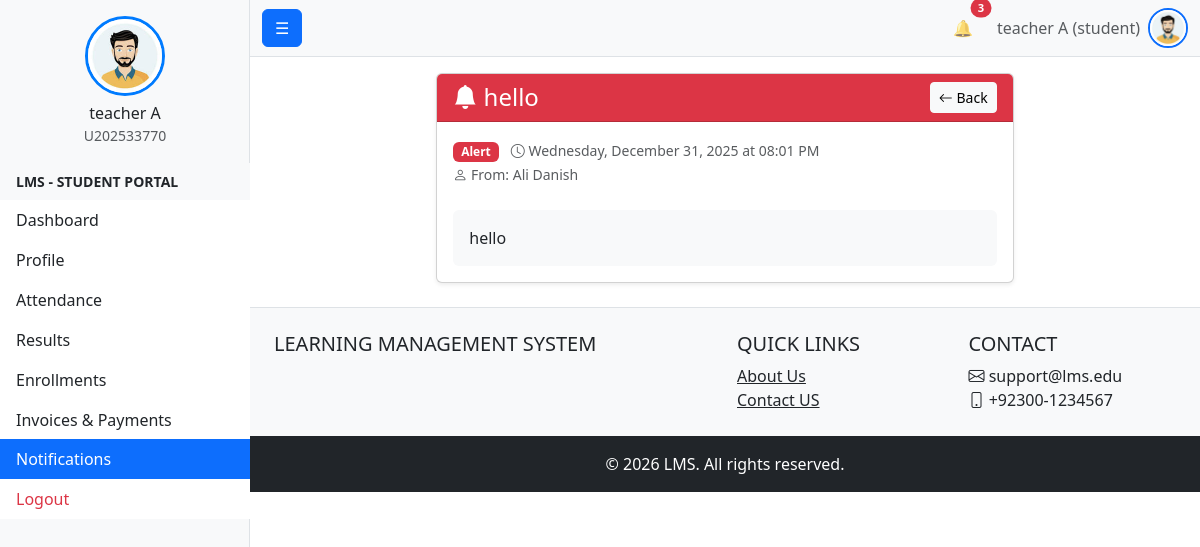
The app's page /public/notification/view_notification.php?id=3 (signed in) with its own data.
### tables this page shows
CREATE TABLE `users` (
  `id` int(11) NOT NULL,
  `first_name` varchar(100) NOT NULL,
  `last_name` varchar(100) NOT NULL,
  `full_name` varchar(201) GENERATED ALWAYS AS (concat(`first_name`,' ',`last_name`)) STORED,
  `email` varchar(255) DEFAULT NULL,
  `contact_number` varchar(20) DEFAULT NULL,
  `profile_image` varchar(255) DEFAULT NULL COMMENT 'Stores profile image filename (stored in /public/uploads/profiles/)',
  `campus_id` int(11) DEFAULT NULL,
  `gender` enum('male','female','other') DEFAULT NULL,
  `cnic` varchar(15) DEFAULT NULL,
  `date_of_birth` date DEFAULT NULL,
  `address` text DEFAULT NULL,
  `password_hash` varchar(255) NOT NULL,
  `user_code` varchar(255) NOT NULL,
  `status` enum('active','inactive','suspended') NOT NULL DEFAULT 'active',
  `is_deleted` tinyint(1) NOT NULL DEFAULT 0,
  `created_at` timestamp NOT NULL DEFAULT current_timestamp(),
  `updated_at` timestamp NOT NULL DEFAULT current_timestamp() ON UPDATE current_timestamp(),
  `last_login_at` datetime DEFAULT NULL
);

CREATE TABLE `roles` (
  `role_id` int(11) NOT NULL,
  `role_name` enum('student','faculty','admin','student_affairs','examination','admission','accounts') NOT NULL
);

CREATE TABLE `user_notification` (
  `user_id` int(11) NOT NULL,
  `notification_id` int(11) NOT NULL,
  `is_read` tinyint(1) NOT NULL DEFAULT 0,
  `read_at` datetime DEFAULT NULL
);

CREATE TABLE `notification` (
  `notification_id` int(11) NOT NULL,
  `title` varchar(150) NOT NULL,
  `message` text NOT NULL,
  `notification_type` enum('info','warning','alert','assignment','exam','system') NOT NULL DEFAULT 'info',
  `is_general` tinyint(1) NOT NULL DEFAULT 0,
  `scheduled_at` datetime DEFAULT NULL,
  `created_by` int(11) DEFAULT NULL,
  `created_at` timestamp NOT NULL DEFAULT current_timestamp(),
  `updated_at` timestamp NOT NULL DEFAULT current_timestamp() ON UPDATE current_timestamp()
);

### config.php (called while the page is built, shortened)
<?php
function url(string $path = ''): string {
    return rtrim(BASE_URL, '/') . '/' . ltrim($path, '/');
}

### public/notification/view_notification.php (the view, shortened to what this page needs)
<?php
require_once $_SERVER['DOCUMENT_ROOT'] . '/project1/bootstrap.php';
$notification_id = intval($_GET['id']);
$user_id = $_SESSION['user_id'];
$sql = "
    SELECT
        n.*,
        un.is_read,
        un.read_at,
        u.full_name as created_by_name
    FROM notification n
    JOIN user_notification un ON n.notification_id = un.notification_id
    LEFT JOIN users u ON n.created_by = u.id
    WHERE n.notification_id = ? AND un.user_id = ?
";
$stmt = $conn->prepare($sql);
$stmt->bind_param('ii', $notification_id, $user_id);
$stmt->execute();
$notification = $stmt->get_result()->fetch_assoc();
?>
<div class="container-fluid">
    <div class="row">
        <div class="col-lg-8 mx-auto">
            <div class="card shadow-sm">
                <div class="card-header bg-<?=
                    $notification['notification_type'] === 'alert' ? 'danger' :
                    ($notification['notification_type'] === 'warning' ? 'warning' :
                    ($notification['notification_type'] === 'assignment' ? 'primary' :
                    ($notification['notification_type'] === 'exam' ? 'info' : 'secondary')))
                ?> text-white">
                    <div class="d-flex justify-content-between align-items-center">
                        <h4 class="mb-0">
                            <i class="bi bi-bell-fill"></i>
                            <?= htmlspecialchars($notification['title']) ?>
                        </h4>
                        <a href="notification_list.php" class="btn btn-light btn-sm">
                            <i class="bi bi-arrow-left"></i> Back
                        </a>
                    </div>
                </div>
                <div class="card-body">
                    <div class="mb-4">
                        <span class="badge bg-<?=
                            $notification['notification_type'] === 'alert' ? 'danger' :
                            ($notification['notification_type'] === 'warning' ? 'warning' :
                            ($notification['notification_type'] === 'assignment' ? 'primary' :
                            ($notification['notification_type'] === 'exam' ? 'info' : 'secondary')))
                        ?> me-2">
                            <?= ucfirst($notification['notification_type']) ?>
                        </span>
                        <small class="text-muted">
                            <i class="bi bi-clock"></i>
                            <?= date('l, F d, Y \a\t h:i A', strtotime($notification['created_at'])) ?>
                        </small>
                        <?php if ($notification['created_by_name']): ?>
                            <br>
                            <small class="text-muted">
                                <i class="bi bi-person"></i>
                                From: <?= htmlspecialchars($notification['created_by_name']) ?>
                            </small>
                        <?php endif; ?>
                    </div>
                    <div class="notification-message p-3 bg-light rounded">
                        <?= nl2br(htmlspecialchars($notification['message'])) ?>
                    </div>
                </div>
            </div>
        </div>
    </div>
</div>
<?php
require_once '../../templates/layout/master_base.php';
?>

### templates/layout/navbar.php (shortened to what this page needs)
<?php
require_once $_SERVER['DOCUMENT_ROOT'].'/project1/bootstrap.php';
$name = 'Guest';
$role = 'guest';
$profile_image_url = url('public/male_avatar.jpeg');
if (isset($_SESSION['user_id'])) {
    $user_id = $_SESSION['user_id'];
    $stmt = $conn->prepare("
        SELECT u.full_name, r.role_name
        FROM users u
        LEFT JOIN user_roles ur ON u.id = ur.user_id
        LEFT JOIN roles r ON ur.role_id = r.role_id
        WHERE u.id = ?
        LIMIT 1
    ");
    $stmt->bind_param('i', $user_id);
    $stmt->execute();
    $result = $stmt->get_result();
    if ($row = $result->fetch_assoc()) {
        $name = $row['full_name'];
        $role = $row['role_name'] ?? 'guest';
    }
    $stmt = $conn->prepare("SELECT COUNT(*) as count FROM user_notification WHERE user_id=? AND is_read=FALSE");
    $stmt->bind_param('i', $user_id);
    $stmt->execute();
    $unread_count = $stmt->get_result()->fetch_assoc()['count'] ?? 0;
} else {
    $unread_count = 0;
    $notifications = [];
}
?>
<nav class="navbar navbar-expand-lg navbar-light bg-light border-bottom">
    <div class="container-fluid">
        <button class="btn btn-primary " id="sidebarToggle">☰</button>
        <div class="collapse navbar-collapse" id="navbarNav">
            <ul class="navbar-nav ms-auto align-items-center">
                <li class="nav-item dropdown me-3">
                    <a class="nav-link position-relative" href="#" id="notificationDropdown" role="button"
                       data-bs-toggle="dropdown" aria-expanded="false" title="Notifications">
                        🔔
                        <?php if ($unread_count > 0): ?>
                        <span class="position-absolute top-0 start-100 translate-middle badge rounded-pill bg-danger" style="font-size:0.7rem;">
                            <?= $unread_count > 9 ? '9+' : $unread_count ?>
                        </span>
                        <?php endif; ?>
                    </a>
                </li>
                <li class="nav-item me-2">
                    <span class="text-muted"><?= htmlspecialchars($name) ?> (<?= htmlspecialchars($role) ?>)</span>
                </li>
                <li class="nav-item dropdown">
                    <a class="nav-link p-0" href="#" id="userDropdown" role="button" data-bs-toggle="dropdown" aria-expanded="false" title="Profile Menu">
                        <img src="<?= $profile_image_url ?>" alt="Profile" class="rounded-circle border border-2 border-primary" style="width: 40px; height: 40px; object-fit: cover; cursor: pointer;">
                    </a>
                </li>
            </ul>
        </div>
    </div>
</nav>

### records on screen
users: full_name "teacher A", roles.role_name "student"
user_notification: notification.title "hello", notification.notification_type "Alert", notification.created_at "Wednesday, December 31, 2025 at 08:01 PM", users.full_name "Ali Danish", notification.message "hello"

### other values on screen
$name "teacher A"
$user_code "U202533770"
$role "STUDENT"
$label "Dashboard"
$label "Profile"
$label "Attendance"
$label "Results"
$label "Enrollments"
$label "Invoices & Payments"
$label "Notifications"
$unread_count "3"
